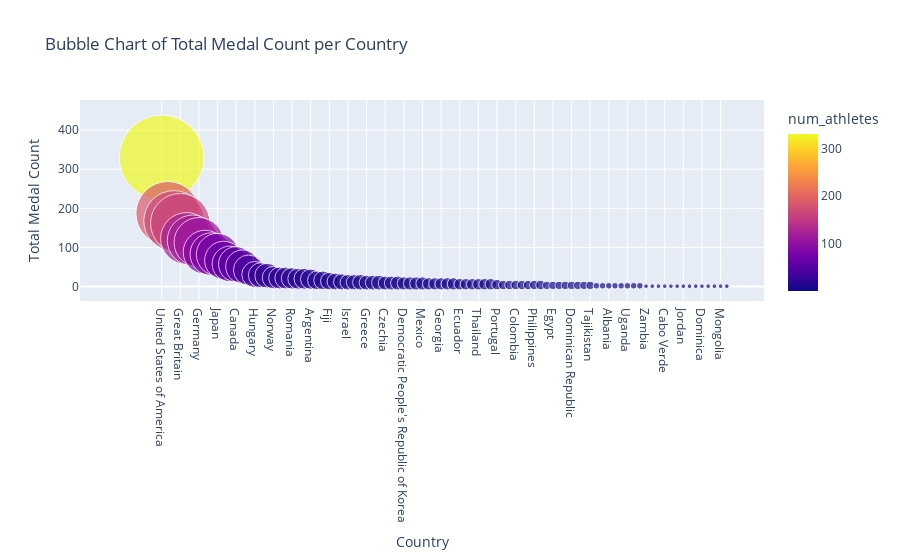

Notebook code cell kept with this figure:
### Code cell
# Bubble Chart: Total Medal Count per Country, Sized by Number of Athletes
# Calculate the total medal count per country
bubble_data = df['country_long'].value_counts().reset_index()
bubble_data.columns = ['country_long', 'medal_count']  # Rename the columns for clarity

# Calculate the number of athletes per country
num_athletes = df['country_long'].value_counts().reset_index()
num_athletes.columns = ['country_long', 'num_athletes']  # Rename columns

# Merge the two DataFrames
bubble_data = bubble_data.merge(num_athletes, on='country_long')

# Create the bubble chart
bubble_chart = px.scatter(bubble_data, 
                          x='country_long',  # Use the correct column name for x-axis
                          y='medal_count', 
                          size='num_athletes',
                          title='Bubble Chart of Total Medal Count per Country',
                          labels={'country_long': 'Country', 'medal_count': 'Total Medal Count'},
                          color='num_athletes',
                          hover_name='country_long',
                          size_max=60)

bubble_chart.show()

### Figure 1 — Plotly figure (JSON) as saved in the notebook; plotly's stock layout.template omitted (floating-point values rounded to 4 significant figures)
{"data": [{"hovertemplate": "<b>%{hovertext}</b><br><br>Country=%{x}<br>Total Medal Count=%{y}<br>num_athletes=%{marker.color}<extra></extra>", "hovertext": ["United States of America", "France", "People's Republic of China", "Great Britain", "Australia", "Netherlands", "Germany", "Italy", "Spain", "Japan", "Brazil", "Republic of Korea", "Canada", "New Zealand", "Denmark", "Hungary", "Serbia", "Poland", "Norway", "India", "South Africa", "Romania", "Croatia", "Morocco", "Argentina", "Sweden", "Ukraine", "Fiji", "Uzbekistan", "Islamic Republic of Iran", "Israel", "Kenya", "Türkiye", "Greece", "Belgium", "Switzerland", "Czechia", "Cuba", "Ireland", "Democratic People's Republic of Korea", "Chinese Taipei", "Kazakhstan", "Mexico", "Azerbaijan", "Botswana", "Georgia", "Bulgaria", "Lithuania", "Ecuador", "AIN", "Austria", "Thailand", "Jamaica", "Kyrgyzstan", "Portugal", "Armenia", "Bahrain", "Colombia", "Hong Kong, China", "Republic of Moldova", "Philippines", "Ethiopia", "Malaysia", "Egypt", "Tunisia", "Slovenia", "Dominican Republic", "Indonesia", "Algeria", "Tajikistan", "Chile", "Kosovo", "Albania", "Puerto Rico", "Guatemala", "Uganda", "Grenada", "Saint Lucia", "Zambia", "Cyprus", "Peru", "Cabo Verde", "Pakistan", "Refugee Olympic Team", "Jordan", "Singapore", "Qatar", "Dominica", "Panama", "Côte d'Ivoire", "Mongolia", "Slovakia"], "legendgroup": "", "marker": {"color": [330, 187, 168, 162, 123, 118, 113, 88, 83, 82, 67, 58, 57, 51, 42, 31, 29, 28, 23, 22, 22, 21, 20, 20, 19, 16, 16, 14, 13, 12, 11, 11, 11, 10, 10, 10, 9, 9, 9, 8, 8, 8, 8, 7, 7, 7, 7, 7, 6, 6, 6, 6, 6, 6, 5, 4, 4, 4, 4, 4, 4, 4, 3, 3, 3, 3, 3, 3, 3, 3, 2, 2, 2, 2, 2, 2, 2, 2, 1, 1, 1, 1, 1, 1, 1, 1, 1, 1, 1, 1, 1, 1], "coloraxis": "coloraxis", "size": [330, 187, 168, 162, 123, 118, 113, 88, 83, 82, 67, 58, 57, 51, 42, 31, 29, 28, 23, 22, 22, 21, 20, 20, 19, 16, 16, 14, 13, 12, 11, 11, 11, 10, 10, 10, 9, 9, 9, 8, 8, 8, 8, 7, 7, 7, 7, 7, 6, 6, 6, 6, 6, 6, 5, 4, 4, 4, 4, 4, 4, 4, 3, 3, 3, 3, 3, 3, 3, 3, 2, 2, 2, 2, 2, 2, 2, 2, 1, 1, 1, 1, 1, 1, 1, 1, 1, 1, 1, 1, 1, 1], "sizemode": "area", "sizeref": 0.09167, "symbol": "circle"}, "mode": "markers", "name": "", "orientation": "v", "showlegend": false, "type": "scatter", "x": ["United States of America", "France", "People's Republic of China", "Great Britain", "Australia", "Netherlands", "Germany", "Italy", "Spain", "Japan", "Brazil", "Republic of Korea", "Canada", "New Zealand", "Denmark", "Hungary", "Serbia", "Poland", "Norway", "India", "South Africa", "Romania", "Croatia", "Morocco", "Argentina", "Sweden", "Ukraine", "Fiji", "Uzbekistan", "Islamic Republic of Iran", "Israel", "Kenya", "Türkiye", "Greece", "Belgium", "Switzerland", "Czechia", "Cuba", "Ireland", "Democratic People's Republic of Korea", "Chinese Taipei", "Kazakhstan", "Mexico", "Azerbaijan", "Botswana", "Georgia", "Bulgaria", "Lithuania", "Ecuador", "AIN", "Austria", "Thailand", "Jamaica", "Kyrgyzstan", "Portugal", "Armenia", "Bahrain", "Colombia", "Hong Kong, China", "Republic of Moldova", "Philippines", "Ethiopia", "Malaysia", "Egypt", "Tunisia", "Slovenia", "Dominican Republic", "Indonesia", "Algeria", "Tajikistan", "Chile", "Kosovo", "Albania", "Puerto Rico", "Guatemala", "Uganda", "Grenada", "Saint Lucia", "Zambia", "Cyprus", "Peru", "Cabo Verde", "Pakistan", "Refugee Olympic Team", "Jordan", "Singapore", "Qatar", "Dominica", "Panama", "Côte d'Ivoire", "Mongolia", "Slovakia"], "xaxis": "x", "y": [330, 187, 168, 162, 123, 118, 113, 88, 83, 82, 67, 58, 57, 51, 42, 31, 29, 28, 23, 22, 22, 21, 20, 20, 19, 16, 16, 14, 13, 12, 11, 11, 11, 10, 10, 10, 9, 9, 9, 8, 8, 8, 8, 7, 7, 7, 7, 7, 6, 6, 6, 6, 6, 6, 5, 4, 4, 4, 4, 4, 4, 4, 3, 3, 3, 3, 3, 3, 3, 3, 2, 2, 2, 2, 2, 2, 2, 2, 1, 1, 1, 1, 1, 1, 1, 1, 1, 1, 1, 1, 1, 1], "yaxis": "y"}], "layout": {"autosize": true, "coloraxis": {"colorbar": {"title": {"text": "num_athletes"}}, "colorscale": [[0, "#0d0887"], [0.1111, "#46039f"], [0.2222, "#7201a8"], [0.3333, "#9c179e"], [0.4444, "#bd3786"], [0.5556, "#d8576b"], [0.6667, "#ed7953"], [0.7778, "#fb9f3a"], [0.8889, "#fdca26"], [1, "#f0f921"]]}, "legend": {"itemsizing": "constant", "tracegroupgap": 0}, "title": {"text": "Bubble Chart of Total Medal Count per Country"}, "xaxis": {"anchor": "y", "autorange": true, "domain": [0, 1], "range": [-11.26, 96.77], "title": {"text": "Country"}, "type": "category"}, "yaxis": {"anchor": "x", "autorange": true, "domain": [0, 1], "range": [-347.3, 2896.0], "title": {"text": "Total Medal Count"}, "type": "linear"}}}
